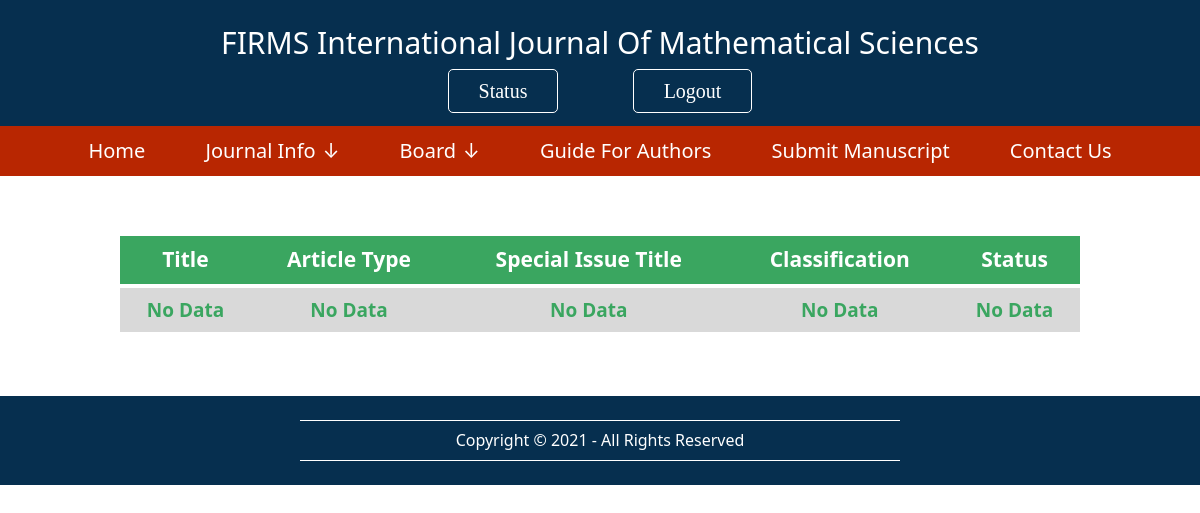
The page /details/ (signed in) on the database as committed earlier.
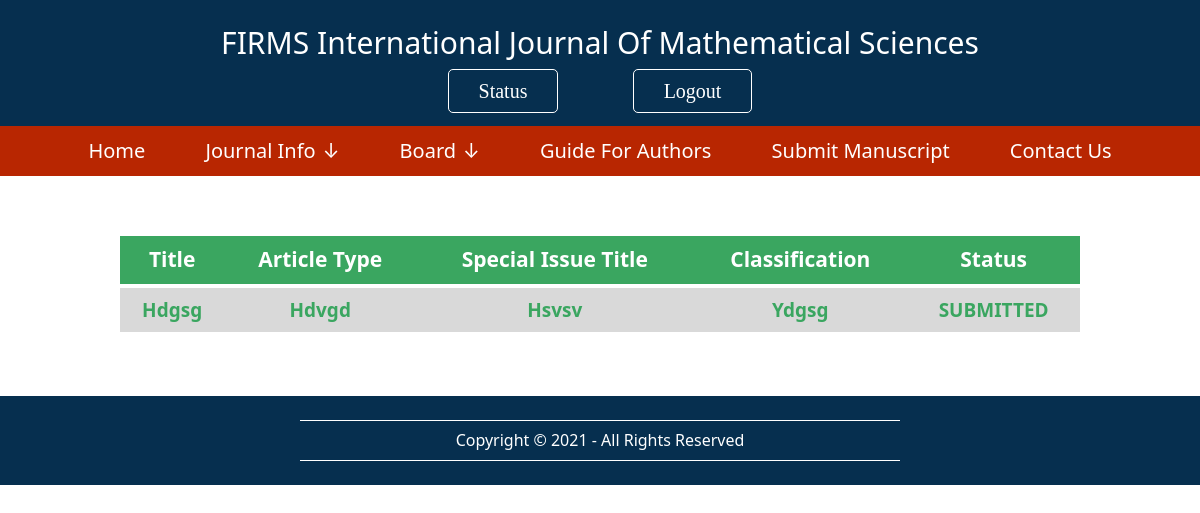
The same page on the database as committed later.
### ije/models.py (models this page shows, shortened)
class Manuscript(models.Model):
	Choices = (('SUBMITTED', 'SUBMITTED'),('IN PROCESSING', 'IN PROCESSING'),('SUCCESSFUL', 'SUCCESSFUL '),('FAILED', 'FAILED'))
	user = models.ForeignKey(CustomUser, on_delete = models.CASCADE, related_name = "author")
	title =  models.CharField(max_length=64)
	article_type =  models.CharField(max_length=64)
	special_title =  models.CharField(max_length=64)
	classification =  models.CharField(max_length=64)
	abstract =  models.TextField()
	keywords =  models.TextField()
	file = models.URLField(max_length=200 , default="www.google.com")
	status = models.CharField(max_length=20, choices=Choices, default='SUBMITTED')

### ije/views.py (the view)
# urls.py: path('details/', views.details , name="details"),
def details(request):
	if not request.user.is_authenticated :
		return HttpResponseRedirect(reverse("ije:index"))
	user = request.user
	data = Manuscript.objects.all().filter(user=user)
	return render(request, "ije/details.html", {
		"data": data
		})

### ije/templates/ije/details.html (shortened to what this page needs)
{% extends 'ije/layout.html' %}
{% load static %}
{% block head %}
	<link rel="stylesheet" type="text/css" href="{% static 'css/details.css' %}">
{% endblock %}
{% block body %}
	<table>
		<thead>
			<tr>
				<th>Title</th>
				<th>Article Type</th>
				<th>Special Issue Title</th>
				<th>Classification</th>
				<th>Status</th>
			</tr>
		</thead>
		<tbody>
			{% for info in data %}
				<tr>
					<td>{{ info.title }}</td>
					<td>{{ info.article_type }}</td>
					<td>{{ info.special_title }}</td>
					<td>{{ info.classification }}</td>
					<td>{{ info.status }}</td>
				</tr>
			{% empty %}
				<tr>
					<td>No Data</td>
					<td>No Data</td>
					<td>No Data</td>
					<td>No Data</td>
					<td>No Data</td>
				</tr>
			{% endfor %}
		</tbody>
	</table>
{% endblock %}

Rows that differ between the two databases and show on the page:
added Manuscript: title "Hdgsg", article_type "Hdvgd", special_title "Hsvsv", classification "Ydgsg", status "SUBMITTED"
Other text that changed with them:
text no longer shown: "No Data No Data No Data No Data No Data"
